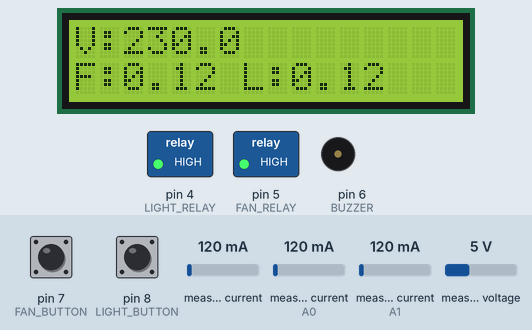
This sketch was run on a simulated Arduino Uno, built with avr-gcc and run on an emulated ATmega328P. On the bench: 16×2 character LCD, switched loads named in the sketch (green lamp = pin HIGH), buzzer (waves = sounding, pin HIGH). Inputs (shaded band) come from the test bench; at power-on: measured current (sensors on A1, A0) 120 mA, pin 7 (FAN_BUTTON) HIGH, pin 8 (LIGHT_BUTTON) HIGH, measured current 120 mA, measured voltage 5 V. What the sketch prints to the serial monitor is not drawn.

Above: at 2.2 s.
2.3 s: measured current (sensor on A1) set to 1478 mA
At 4.4 s:
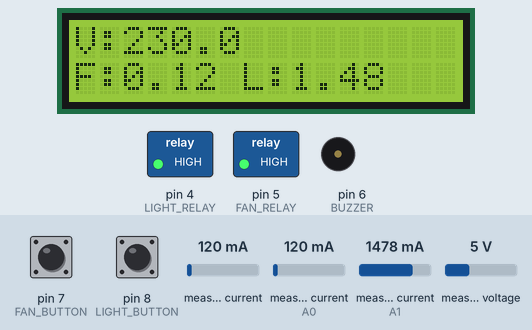
4.8 s: measured current (sensor on A1) set to 1522 mA
At 6.1 s:
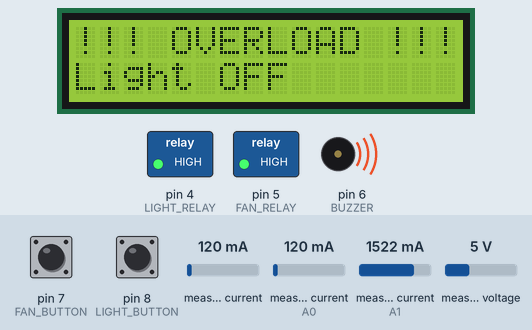
8.9 s: pin 7 (FAN_BUTTON) pulled LOW for 0.15 s
At 10.1 s:
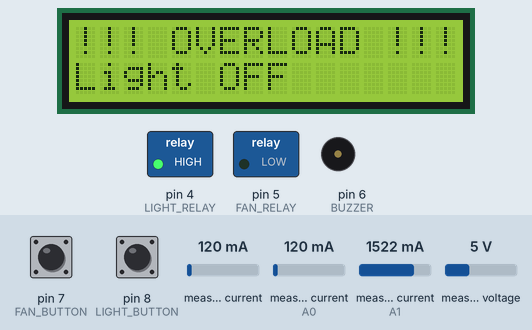
10.5 s: pin 8 (LIGHT_BUTTON) pulled LOW for 0.15 s
At 11.3 s:
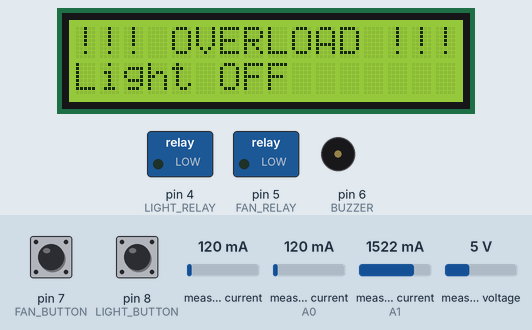
12.1 s: pin 7 (FAN_BUTTON) pulled LOW for 1 s
At 13.7 s:
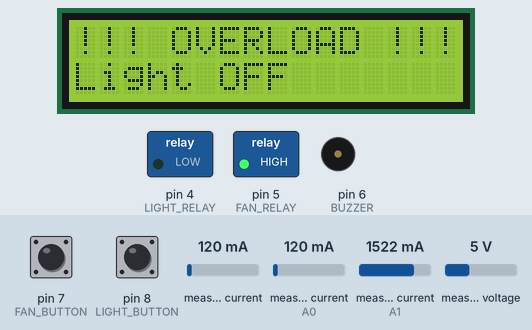
14.6 s: pin 7 (FAN_BUTTON) pulled LOW for 3.2 s
At 15.7 s:
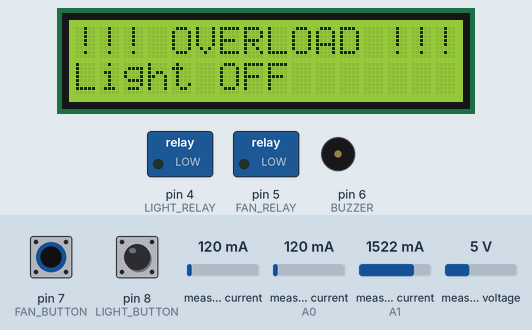
Timing chart, 0 to 17.6 s (numbered marks = the images above; inputs shaded):
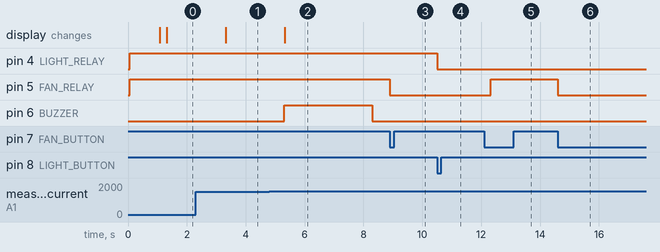

Measured:
- the behaviour switches between 1500 and 1501 mA on measured current (sensor on A1) (found by bisection; images 1 and 2)
- after the input at 2.3 s, the display: changes after 1.0 s (image 1)
- after the input at 4.8 s, pin 6 (BUZZER): LOW → HIGH after 0.50 s, → LOW 3.0 s later; the display: changes after 0.53 s (image 2)
- after the input at 8.9 s, pin 5 (FAN_RELAY): HIGH → LOW at once
- after the input at 10.5 s, pin 4 (LIGHT_RELAY): HIGH → LOW at once
- after the input at 12.1 s, pin 5 (FAN_RELAY): LOW → HIGH after 0.23 s
- after the input at 14.6 s, pin 5 (FAN_RELAY): HIGH → LOW at once

The sketch:

ARDUINO_CODE.ino
```cpp
#include <EmonLib.h>
#include <Wire.h>
#include <LiquidCrystal_I2C.h>

EnergyMonitor emon1, emon2, emonV;
LiquidCrystal_I2C lcd(0x27, 16, 2);

// Pins
#define FAN_RELAY 5
#define LIGHT_RELAY 4
#define BUZZER 6
#define FAN_BUTTON 7
#define LIGHT_BUTTON 8

#define CURRENT_CAL 60.6
#define VOLT_CAL 234.0

bool fanState = false;
bool lightState = false;

bool lastFanBtn = HIGH;
bool lastLightBtn = HIGH;

unsigned long lastUpdate = 0;
unsigned long buzzerTimer = 0;

bool overload = false;

void setup() {
  Serial.begin(9600);

  lcd.init();
  lcd.backlight();

  pinMode(FAN_RELAY, OUTPUT);
  pinMode(LIGHT_RELAY, OUTPUT);
  pinMode(BUZZER, OUTPUT);

  pinMode(FAN_BUTTON, INPUT_PULLUP);
  pinMode(LIGHT_BUTTON, INPUT_PULLUP);

  digitalWrite(FAN_RELAY, HIGH);
  digitalWrite(LIGHT_RELAY, HIGH);
  digitalWrite(BUZZER, LOW);

  emon1.current(A0, CURRENT_CAL);
  emon2.current(A1, CURRENT_CAL);
  emonV.voltage(A2, VOLT_CAL, 1.7);

  lcd.print("System Ready");
  delay(1000);
  lcd.clear();
}

void loop() {

  // -------- BUTTON --------
  bool fanBtn = digitalRead(FAN_BUTTON);
  bool lightBtn = digitalRead(LIGHT_BUTTON);

  if (fanBtn == LOW && lastFanBtn == HIGH) {
    fanState = !fanState;
    digitalWrite(FAN_RELAY, fanState ? LOW : HIGH);
  }

  if (lightBtn == LOW && lastLightBtn == HIGH) {
    lightState = !lightState;
    digitalWrite(LIGHT_RELAY, lightState ? LOW : HIGH);
  }

  lastFanBtn = fanBtn;
  lastLightBtn = lightBtn;

  // -------- SENSOR EVERY 1 SEC --------
  if (millis() - lastUpdate >= 1000) {
    lastUpdate = millis();

    double fanI = emon1.calcIrms(500);
    double lightI = emon2.calcIrms(500);

    emonV.calcVI(10, 1000);
    double voltage = emonV.Vrms;

    // -------- OVERLOAD --------
    if (lightI > 1.50 && !overload) {
      overload = true;

      digitalWrite(LIGHT_RELAY, HIGH); // OFF
      digitalWrite(BUZZER, HIGH);

      buzzerTimer = millis();
    }

    // buzzer OFF after 3 sec
    if (overload && millis() - buzzerTimer >= 3000) {
      digitalWrite(BUZZER, LOW);
    }

    // -------- LCD --------
    lcd.clear();
    if (overload) {
      lcd.setCursor(0, 0);
      lcd.print("!!! OVERLOAD !!!");
      lcd.setCursor(0, 1);
      lcd.print("Light OFF");
    } else {
      lcd.setCursor(0, 0);
      lcd.print("V:");
      lcd.print(voltage, 1);

      lcd.setCursor(0, 1);
      lcd.print("F:");
      lcd.print(fanI, 2);
      lcd.print(" L:");
      lcd.print(lightI, 2);
    }

    // -------- SERIAL SEND --------
    Serial.print("V:");
    Serial.print(voltage);
    Serial.print(",F:");
    Serial.print(fanI);
    Serial.print(",L:");
    Serial.print(lightI);
    Serial.print(",S:");
    Serial.println(overload ? "OVERLOAD" : "NORMAL");
  }
}
```
